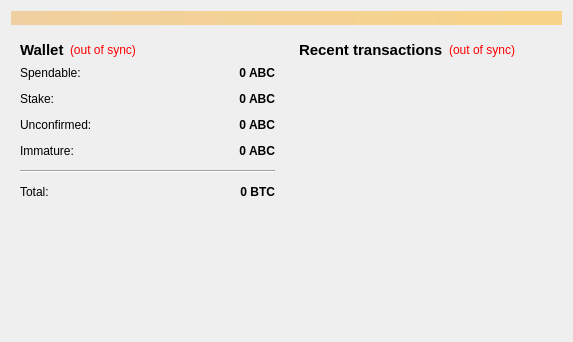
<?xml version="1.0" encoding="UTF-8"?>
<ui version="4.0">
 <class>OverviewPage</class>
 <widget class="QWidget" name="OverviewPage">
  <property name="geometry">
   <rect>
    <x>0</x>
    <y>0</y>
    <width>573</width>
    <height>342</height>
   </rect>
  </property>
  <property name="windowTitle">
   <string>Form</string>
  </property>
  <layout class="QVBoxLayout" name="topLayout">
   <item>
    <widget class="QLabel" name="labelAlerts">
     <property name="visible">
      <bool>false</bool>
     </property>
     <property name="styleSheet">
      <string notr="true">background-color: qlineargradient(x1: 0, y1: 0, x2: 1, y2: 0, stop:0 #F0D0A0, stop:1 #F8D488);  color:#000000
</string>
     </property>
     <property name="wordWrap">
      <bool>true</bool>
     </property>
     <property name="margin">
      <number>3</number>
     </property>
    </widget>
   </item>
   <item>
    <layout class="QHBoxLayout" name="horizontalLayout" stretch="1,1">
     <item>
      <layout class="QVBoxLayout" name="verticalLayout_2">
       <item>
        <widget class="QWidget" name="widget" native="true">
         <layout class="QVBoxLayout" name="verticalLayout_4">
          <item>
           <layout class="QHBoxLayout" name="horizontalLayout_4">
            <item>
             <widget class="QLabel" name="label_5">
              <property name="font">
               <font>
                <pointsize>11</pointsize>
                <weight>75</weight>
                <bold>true</bold>
               </font>
              </property>
              <property name="text">
               <string>Wallet</string>
              </property>
             </widget>
            </item>
            <item>
             <widget class="QLabel" name="labelWalletStatus">
              <property name="toolTip">
               <string>The displayed information may be out of date. Your wallet automatically synchronizes with the ABCChain network after a connection is established, but this process has not completed yet.</string>
              </property>
              <property name="styleSheet">
               <string notr="true">QLabel { color: red; }</string>
              </property>
              <property name="text">
               <string notr="true">(out of sync)</string>
              </property>
              <property name="alignment">
               <set>Qt::AlignLeading|Qt::AlignLeft|Qt::AlignVCenter</set>
              </property>
             </widget>
            </item>
            <item>
             <spacer name="horizontalSpacer_2">
              <property name="orientation">
               <enum>Qt::Horizontal</enum>
              </property>
              <property name="sizeHint" stdset="0">
               <size>
                <width>40</width>
                <height>20</height>
               </size>
              </property>
             </spacer>
            </item>
           </layout>
          </item>
          <item>
           <layout class="QFormLayout" name="formLayout_2">
            <property name="fieldGrowthPolicy">
             <enum>QFormLayout::AllNonFixedFieldsGrow</enum>
            </property>
            <property name="horizontalSpacing">
             <number>12</number>
            </property>
            <property name="verticalSpacing">
             <number>12</number>
            </property>
            <item row="0" column="0">
             <widget class="QLabel" name="label">
              <property name="text">
               <string>Spendable:</string>
              </property>
             </widget>
            </item>
            <item row="0" column="1">
             <widget class="QLabel" name="labelBalance">
              <property name="font">
               <font>
                <weight>75</weight>
                <bold>true</bold>
               </font>
              </property>
              <property name="cursor">
               <cursorShape>IBeamCursor</cursorShape>
              </property>
              <property name="toolTip">
               <string>Your current spendable balance</string>
              </property>
              <property name="text">
               <string notr="true">0 ABC</string>
              </property>
              <property name="alignment">
               <set>Qt::AlignRight|Qt::AlignTrailing|Qt::AlignVCenter</set>
              </property>
              <property name="textInteractionFlags">
               <set>Qt::LinksAccessibleByMouse|Qt::TextSelectableByKeyboard|Qt::TextSelectableByMouse</set>
              </property>
             </widget>
            </item>
            <item row="1" column="0">
             <widget class="QLabel" name="label_6">
              <property name="text">
               <string>Stake:</string>
              </property>
             </widget>
            </item>
            <item row="1" column="1">
             <widget class="QLabel" name="labelStake">
              <property name="font">
               <font>
                <weight>75</weight>
                <bold>true</bold>
               </font>
              </property>
              <property name="cursor">
               <cursorShape>IBeamCursor</cursorShape>
              </property>
              <property name="toolTip">
               <string>Total of coins that was staked, and do not yet count toward the current balance</string>
              </property>
              <property name="text">
               <string notr="true">0 ABC</string>
              </property>
              <property name="alignment">
               <set>Qt::AlignRight|Qt::AlignTrailing|Qt::AlignVCenter</set>
              </property>
              <property name="textInteractionFlags">
               <set>Qt::LinksAccessibleByMouse|Qt::TextSelectableByKeyboard|Qt::TextSelectableByMouse</set>
              </property>
             </widget>
            </item>
            <item row="2" column="0">
             <widget class="QLabel" name="label_3">
              <property name="text">
               <string>Unconfirmed:</string>
              </property>
             </widget>
            </item>
            <item row="2" column="1">
             <widget class="QLabel" name="labelUnconfirmed">
              <property name="font">
               <font>
                <weight>75</weight>
                <bold>true</bold>
               </font>
              </property>
              <property name="cursor">
               <cursorShape>IBeamCursor</cursorShape>
              </property>
              <property name="toolTip">
               <string>Total of transactions that have yet to be confirmed, and do not yet count toward the current balance</string>
              </property>
              <property name="text">
               <string notr="true">0 ABC</string>
              </property>
              <property name="alignment">
               <set>Qt::AlignRight|Qt::AlignTrailing|Qt::AlignVCenter</set>
              </property>
              <property name="textInteractionFlags">
               <set>Qt::LinksAccessibleByMouse|Qt::TextSelectableByKeyboard|Qt::TextSelectableByMouse</set>
              </property>
             </widget>
            </item>
            <item row="3" column="0">
             <widget class="QLabel" name="labelImmatureText">
              <property name="text">
               <string>Immature:</string>
              </property>
             </widget>
            </item>
            <item row="3" column="1">
             <widget class="QLabel" name="labelImmature">
              <property name="font">
               <font>
                <weight>75</weight>
                <bold>true</bold>
               </font>
              </property>
              <property name="toolTip">
               <string>Mined balance that has not yet matured</string>
              </property>
              <property name="text">
               <string notr="true">0 ABC</string>
              </property>
              <property name="alignment">
               <set>Qt::AlignRight|Qt::AlignTrailing|Qt::AlignVCenter</set>
              </property>
              <property name="textInteractionFlags">
               <set>Qt::LinksAccessibleByMouse|Qt::TextSelectableByKeyboard|Qt::TextSelectableByMouse</set>
              </property>
             </widget>
            </item>
            <item row="4" column="0" colspan="2">
             <widget class="Line" name="line">
              <property name="orientation">
               <enum>Qt::Horizontal</enum>
              </property>
             </widget>
            </item>
            <item row="5" column="0">
             <widget class="QLabel" name="labelTotalText">
              <property name="text">
               <string>Total:</string>
              </property>
             </widget>
            </item>
            <item row="5" column="1">
             <widget class="QLabel" name="labelTotal">
              <property name="font">
               <font>
                <weight>75</weight>
                <bold>true</bold>
               </font>
              </property>
              <property name="cursor">
               <cursorShape>IBeamCursor</cursorShape>
              </property>
              <property name="toolTip">
               <string>Your current total balance</string>
              </property>
              <property name="text">
               <string notr="true">0 BTC</string>
              </property>
              <property name="alignment">
               <set>Qt::AlignRight|Qt::AlignTrailing|Qt::AlignVCenter</set>
              </property>
              <property name="textInteractionFlags">
               <set>Qt::LinksAccessibleByMouse|Qt::TextSelectableByKeyboard|Qt::TextSelectableByMouse</set>
              </property>
             </widget>
            </item>
           </layout>
          </item>
         </layout>
        </widget>
       </item>
       <item>
        <spacer name="verticalSpacer">
         <property name="orientation">
          <enum>Qt::Vertical</enum>
         </property>
         <property name="sizeHint" stdset="0">
          <size>
           <width>20</width>
           <height>40</height>
          </size>
         </property>
        </spacer>
       </item>
      </layout>
     </item>
     <item>
      <layout class="QVBoxLayout" name="verticalLayout_3">
       <item>
        <widget class="QWidget" name="widget_2" native="true">
         <layout class="QVBoxLayout" name="verticalLayout">
          <item>
           <layout class="QHBoxLayout" name="horizontalLayout_2">
            <item>
             <widget class="QLabel" name="label_4">
              <property name="font">
               <font>
                <pointsize>11</pointsize>
                <weight>75</weight>
                <bold>true</bold>
               </font>
              </property>
              <property name="text">
               <string>&lt;b&gt;Recent transactions&lt;/b&gt;</string>
              </property>
             </widget>
            </item>
            <item>
             <widget class="QLabel" name="labelTransactionsStatus">
              <property name="toolTip">
               <string>The displayed information may be out of date. Your wallet automatically synchronizes with the ABCChain network after a connection is established, but this process has not completed yet.</string>
              </property>
              <property name="styleSheet">
               <string notr="true">QLabel { color: red; }</string>
              </property>
              <property name="text">
               <string notr="true">(out of sync)</string>
              </property>
              <property name="alignment">
               <set>Qt::AlignRight|Qt::AlignTrailing|Qt::AlignVCenter</set>
              </property>
             </widget>
            </item>
            <item>
             <spacer name="horizontalSpacer">
              <property name="orientation">
               <enum>Qt::Horizontal</enum>
              </property>
              <property name="sizeHint" stdset="0">
               <size>
                <width>40</width>
                <height>20</height>
               </size>
              </property>
             </spacer>
            </item>
           </layout>
          </item>
          <item>
           <widget class="QListView" name="listTransactions">
            <property name="styleSheet">
             <string notr="true">QListView { background: transparent; }</string>
            </property>
            <property name="frameShape">
             <enum>QFrame::NoFrame</enum>
            </property>
            <property name="verticalScrollBarPolicy">
             <enum>Qt::ScrollBarAlwaysOff</enum>
            </property>
            <property name="horizontalScrollBarPolicy">
             <enum>Qt::ScrollBarAlwaysOff</enum>
            </property>
            <property name="selectionMode">
             <enum>QAbstractItemView::NoSelection</enum>
            </property>
           </widget>
          </item>
         </layout>
        </widget>
       </item>
      </layout>
     </item>
    </layout>
   </item>
  </layout>
 </widget>
 <resources/>
 <connections/>
</ui>
